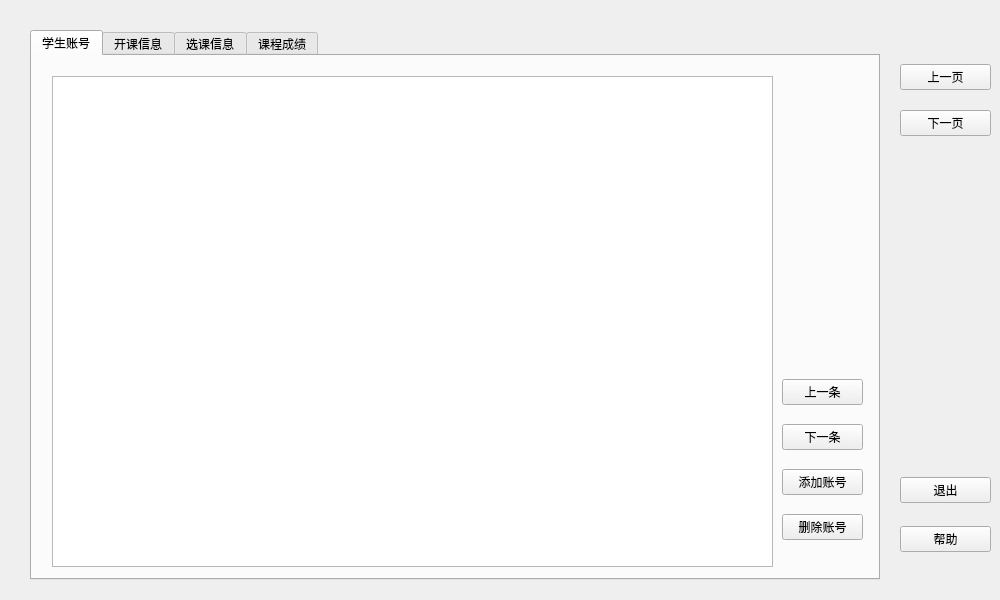
<?xml version="1.0" encoding="UTF-8"?>
<ui version="4.0">
 <class>widget_mana</class>
 <widget class="QWidget" name="widget_mana">
  <property name="geometry">
   <rect>
    <x>0</x>
    <y>0</y>
    <width>1000</width>
    <height>600</height>
   </rect>
  </property>
  <property name="windowTitle">
   <string>管理员账号</string>
  </property>
  <widget class="QWidget" name="verticalLayoutWidget">
   <property name="geometry">
    <rect>
     <x>900</x>
     <y>50</y>
     <width>91</width>
     <height>101</height>
    </rect>
   </property>
   <layout class="QVBoxLayout" name="verticalLayout">
    <item>
     <widget class="QPushButton" name="pushButton_2">
      <property name="text">
       <string>上一页</string>
      </property>
     </widget>
    </item>
    <item>
     <widget class="QPushButton" name="pushButton">
      <property name="text">
       <string>下一页</string>
      </property>
     </widget>
    </item>
   </layout>
  </widget>
  <widget class="QWidget" name="verticalLayoutWidget_2">
   <property name="geometry">
    <rect>
     <x>900</x>
     <y>460</y>
     <width>91</width>
     <height>111</height>
    </rect>
   </property>
   <layout class="QVBoxLayout" name="verticalLayout_2">
    <item>
     <widget class="QPushButton" name="pushButton_exit">
      <property name="text">
       <string>退出</string>
      </property>
     </widget>
    </item>
    <item>
     <widget class="QPushButton" name="pushButton_4">
      <property name="text">
       <string>帮助</string>
      </property>
     </widget>
    </item>
   </layout>
  </widget>
  <widget class="QTabWidget" name="tabWidget">
   <property name="geometry">
    <rect>
     <x>30</x>
     <y>30</y>
     <width>850</width>
     <height>550</height>
    </rect>
   </property>
   <property name="currentIndex">
    <number>0</number>
   </property>
   <widget class="QWidget" name="tab">
    <attribute name="title">
     <string>学生账号</string>
    </attribute>
    <widget class="QTableView" name="tableView">
     <property name="geometry">
      <rect>
       <x>20</x>
       <y>20</y>
       <width>721</width>
       <height>491</height>
      </rect>
     </property>
    </widget>
    <widget class="QWidget" name="verticalLayoutWidget_3">
     <property name="geometry">
      <rect>
       <x>750</x>
       <y>310</y>
       <width>81</width>
       <height>191</height>
      </rect>
     </property>
     <layout class="QVBoxLayout" name="verticalLayout_3">
      <item>
       <widget class="QPushButton" name="pushButton_8">
        <property name="text">
         <string>上一条</string>
        </property>
       </widget>
      </item>
      <item>
       <widget class="QPushButton" name="pushButton_7">
        <property name="text">
         <string>下一条</string>
        </property>
       </widget>
      </item>
      <item>
       <widget class="QPushButton" name="pushButton_6">
        <property name="text">
         <string>添加账号</string>
        </property>
       </widget>
      </item>
      <item>
       <widget class="QPushButton" name="pushButton_5">
        <property name="text">
         <string>删除账号</string>
        </property>
       </widget>
      </item>
     </layout>
    </widget>
   </widget>
   <widget class="QWidget" name="tab_2">
    <attribute name="title">
     <string>开课信息</string>
    </attribute>
    <widget class="QTableView" name="tableView_2">
     <property name="geometry">
      <rect>
       <x>20</x>
       <y>20</y>
       <width>721</width>
       <height>491</height>
      </rect>
     </property>
    </widget>
    <widget class="QWidget" name="verticalLayoutWidget_4">
     <property name="geometry">
      <rect>
       <x>750</x>
       <y>310</y>
       <width>81</width>
       <height>191</height>
      </rect>
     </property>
     <layout class="QVBoxLayout" name="verticalLayout_4">
      <item>
       <widget class="QPushButton" name="pushButton_12">
        <property name="text">
         <string>上一条</string>
        </property>
       </widget>
      </item>
      <item>
       <widget class="QPushButton" name="pushButton_11">
        <property name="text">
         <string>下一条</string>
        </property>
       </widget>
      </item>
      <item>
       <widget class="QPushButton" name="pushButton_10">
        <property name="text">
         <string>添加课程</string>
        </property>
       </widget>
      </item>
      <item>
       <widget class="QPushButton" name="pushButton_9">
        <property name="text">
         <string>删除课程</string>
        </property>
       </widget>
      </item>
     </layout>
    </widget>
   </widget>
   <widget class="QWidget" name="tab_3">
    <attribute name="title">
     <string>选课信息</string>
    </attribute>
    <widget class="QTableView" name="tableView_3">
     <property name="geometry">
      <rect>
       <x>20</x>
       <y>20</y>
       <width>721</width>
       <height>491</height>
      </rect>
     </property>
    </widget>
    <widget class="QWidget" name="verticalLayoutWidget_5">
     <property name="geometry">
      <rect>
       <x>750</x>
       <y>310</y>
       <width>81</width>
       <height>191</height>
      </rect>
     </property>
     <layout class="QVBoxLayout" name="verticalLayout_5">
      <item>
       <widget class="QPushButton" name="pushButton_16">
        <property name="text">
         <string>上一条</string>
        </property>
       </widget>
      </item>
      <item>
       <widget class="QPushButton" name="pushButton_15">
        <property name="text">
         <string>下一条</string>
        </property>
       </widget>
      </item>
      <item>
       <widget class="QPushButton" name="pushButton_14">
        <property name="text">
         <string>强行退选</string>
        </property>
       </widget>
      </item>
      <item>
       <widget class="QPushButton" name="pushButton_13">
        <property name="text">
         <string>查询信息</string>
        </property>
       </widget>
      </item>
     </layout>
    </widget>
   </widget>
   <widget class="QWidget" name="tab_4">
    <attribute name="title">
     <string>课程成绩</string>
    </attribute>
    <widget class="QTableView" name="tableView_4">
     <property name="geometry">
      <rect>
       <x>20</x>
       <y>20</y>
       <width>721</width>
       <height>491</height>
      </rect>
     </property>
    </widget>
    <widget class="QWidget" name="verticalLayoutWidget_6">
     <property name="geometry">
      <rect>
       <x>750</x>
       <y>310</y>
       <width>81</width>
       <height>191</height>
      </rect>
     </property>
     <layout class="QVBoxLayout" name="verticalLayout_6">
      <item>
       <widget class="QPushButton" name="pushButton_17">
        <property name="text">
         <string>上一条</string>
        </property>
       </widget>
      </item>
      <item>
       <widget class="QPushButton" name="pushButton_18">
        <property name="text">
         <string>下一条</string>
        </property>
       </widget>
      </item>
      <item>
       <widget class="QPushButton" name="pushButton_19">
        <property name="text">
         <string>排序方式</string>
        </property>
       </widget>
      </item>
      <item>
       <widget class="QPushButton" name="pushButton_20">
        <property name="text">
         <string>查询信息</string>
        </property>
       </widget>
      </item>
     </layout>
    </widget>
   </widget>
  </widget>
 </widget>
 <resources/>
 <connections/>
</ui>
